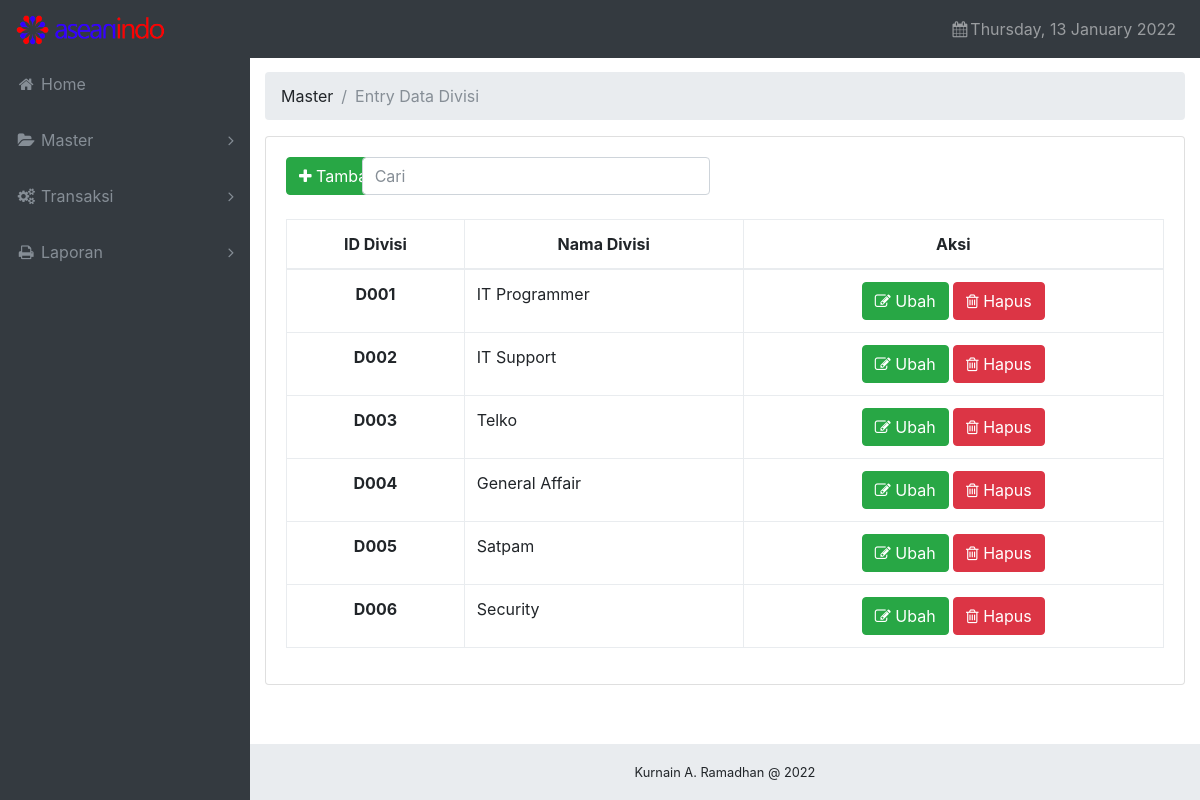
Page /MasterDivisi on the committed database.
### tables this page shows
CREATE TABLE IF NOT EXISTS `divisi` (
  `IDDivisi` varchar(4) NOT NULL COMMENT 'Format: D999',
  `NamaDivisi` varchar(15) DEFAULT NULL,
  PRIMARY KEY (`IDDivisi`)
);

### application/libraries/Template.php (called while the page is built)
<?php
	Class Template
	{
		Private $CI;
		Var $template_data = array();
		Public Function __Construct()
		{
			$this -> CI =& get_instance();
		}
		Public Function set($content_area, $value)
		{
			$this -> template_data[$content_area] = $value;
		}
		Public Function load($template = '', $name ='', $view = '' , $view_data = array(), $return = FALSE)
		{
			$this -> set($name , $this->CI->load->view($view, $view_data, TRUE));
			$this -> CI -> load ->view('layouts/'.$template, $this->template_data);
		}
	}
?>

### application/controllers/MasterDivisi.php (called while the page is built, shortened)
<?php
	Class MasterDivisi Extends CI_Controller
	{
		Public Function Index()
		{
			$data['DaftarDivisi'] = $this -> M_MasterDivisi -> DaftarDivisi();
			$this->template->load('default_layout', 'contents' , 'master/divisi/divisi-list', $data);
		}
	}
?>

### index.php (called while the page is built, shortened)
<?php
require_once BASEPATH.'core/CodeIgniter.php';

### application/models/M_MasterDivisi.php (called while the page is built, shortened)
<?php
	Class M_MasterDivisi Extends CI_Model
	{
		Public Function DaftarDivisi()
		{
			$user = array();
			$sql = "SELECT * FROM divisi ORDER BY IDDivisi";
			$qry = $this->db->query($sql);
			if($qry->num_rows() > 0)
			{
				foreach($qry->result_array() as $rows)
				{
					$user[$rows['IDDivisi']] = $rows;
				}
			}
			return $user;
		}
	}
?>

### application/views/master/divisi/divisi-list.php (the view, shortened to what this page needs)
<div class="container-fluid">
	<ol class="breadcrumb">
		<li class="breadcrumb-item">Master</li>
		<li class="breadcrumb-item active">Entry Data Divisi</li>
	</ol>
	<div class="card mb-3">
		<div class="card-body">
			<div class="row">
				<div class="col-sm-1">
					<button type="button" id="btn_tambah" class="btn btn-success" style="cursor:pointer;"><i class="fa fa-plus"></i> Tambah</button>
				</div>
				<div class="col-sm-5">
					<input class="form-control" id="CariDivisi" type="text" placeholder="Cari" autofocus>
				</div>
			</div>
			<br/>
			<div class="row">
				<div class="col-lg-12">
					<table class="table table-bordered" width="100%" cellspacing="0" id="table-divisi">
						<thead>
							<tr align="center">
								<th>ID Divisi</th>
								<th>Nama Divisi</th>
								<th>Aksi</th>
							</tr>
						</thead>
						<tbody id="data-divisi">
							<?php foreach($DaftarDivisi as $data => $rows) : ?>
							<tr>
								<td style="text-align: center; font-weight: bold;"><?php echo $rows['IDDivisi']; ?></td>
								<td><?php echo $rows['NamaDivisi']; ?></td>
								<td style="text-align: center;">
									<button type="button" data-id="<?php echo $rows['IDDivisi']; ?>" class="btn btn-success btn-edit" style="cursor:pointer;"><i class="fa fa-pencil-square-o"></i> Ubah</button>
									<button type="button" data-id="<?php echo $rows['IDDivisi']; ?>" class="btn btn-danger btn-hapus" style="cursor:pointer;"><i class="fa fa-trash-o" style="cursor:pointer;"></i> Hapus</button>
								</td>
							</tr>
							<?php endforeach; ?>
						</tbody>
					</table>
				</div>
			</div>
		</div>
	</div>
</div>

### application/views/layouts/default_layout.php (shortened to what this page needs)
<!DOCTYPE html>
<html lang="en">
<head>
	<link href="<?php echo base_url();?>assets/vendor/bootstrap/css/bootstrap.min.css" rel="stylesheet">
	<link href="<?php echo base_url();?>assets/vendor/font-awesome/css/font-awesome.min.css" rel="stylesheet" type="text/css">
	<link href="<?php echo base_url();?>assets/css/sb-admin.css" rel="stylesheet">
	<link rel="stylesheet" href="<?php echo base_url();?>assets/vendor/alertify/css/alertify.css">
</head>
<body class="fixed-nav sticky-footer bg-dark" id="page-top">
	<nav class="navbar navbar-expand-lg navbar-dark bg-dark fixed-top" id="mainNav">
		<a class="navbar-brand" href="<?php echo site_url('Home')?>"><img src="<?php echo base_url();?>assets/img/aseanindo.png" height="30"></a>
		<div class="collapse navbar-collapse" id="navbarResponsive">
			<ul class="navbar-nav navbar-sidenav" id="exampleAccordion">
				<li class="nav-item" data-toggle="tooltip" data-placement="right" title="Dashboard">
					<a class="nav-link" href="<?php echo site_url('Home')?>">
						<i class="fa fa-fw fa-home"></i>
						<span class="nav-link-text">Home</span>
					</a>
				</li>
				<li class="nav-item" data-toggle="tooltip" data-placement="right" title="Menu Levels">
					<a class="nav-link nav-link-collapse collapsed" data-toggle="collapse" href="#MasterData" data-parent="#exampleAccordion">
						<i class="fa fa-fw fa-folder-open"></i>
						<span class="nav-link-text">Master</span>
					</a>
				</li>
				<li class="nav-item" data-toggle="tooltip" data-placement="right" title="Menu Levels">
					<a class="nav-link nav-link-collapse collapsed" data-toggle="collapse" href="#Transaksi" data-parent="#exampleAccordion">
						<i class="fa fa-fw fa-cogs"></i>
						<span class="nav-link-text">Transaksi</span>
					</a>
				</li>
				<li class="nav-item" data-toggle="tooltip" data-placement="right" title="Menu Levels">
					<a class="nav-link nav-link-collapse collapsed" data-toggle="collapse" href="#Laporan" data-parent="#exampleAccordion">
						<i class="fa fa-fw fa-print"></i>
						<span class="nav-link-text">Laporan</span>
					</a>
				</li>
			</ul>
			<ul class="navbar-nav ml-auto">
				<li class="nav-item">
					<a class="nav-link" data-toggle="modal" data-target="#exampleModal">
					<i class="fa fa-fw fa-calendar"></i><?php echo date("l, d F Y"); ?></a>
				</li>
			</ul>
		</div>
	</nav>
	<div class="content-wrapper">
		<?php echo $contents;?>
		<footer class="sticky-footer">
		<div class="container">
			<div class="text-center">
				<small>Kurnain A. Ramadhan @ <?php echo date("Y"); ?></small>
			</div>
		</div>
		</footer>
	</div>
</body>
</html>

### assets/css/sb-admin.css (style rules this page uses)
html { position: relative; min-height: 100%; }
body { overflow-x: hidden; }
body.sticky-footer { margin-bottom: 56px; }
body.sticky-footer .content-wrapper { min-height: calc(100vh - 56px - 56px); }
body.fixed-nav { padding-top: 56px; }
.content-wrapper { min-height: calc(100vh - 56px); padding-top: 1rem; }
#mainNav .navbar-collapse { overflow: auto; max-height: 75vh; }
#mainNav .navbar-collapse .navbar-nav .nav-item .nav-link { cursor: pointer; }
#mainNav .navbar-collapse .navbar-sidenav .nav-link-collapse:after { float: right; content: '\f107'; font-family: 'FontAwesome'; }
#mainNav .navbar-collapse .navbar-sidenav .nav-link-collapse.collapsed:after { content: '\f105'; }
@media (min-width: 992px) { #mainNav .navbar-brand { width: 250px; } }
@media (min-width: 992px) { #mainNav .navbar-collapse { overflow: visible; max-height: none; } }
@media (min-width: 992px) { #mainNav .navbar-collapse .navbar-sidenav { position: absolute; top: 0; left: 0; overflow-x: hidden; overflow-y: auto; -webkit-flex-direction: column; -ms-flex-direction: column; flex-direction: column; margin-top: 56px; } }
@media (min-width: 992px) { #mainNav .navbar-collapse .navbar-sidenav > .nav-item { width: 250px; padding: 0; } }
@media (min-width: 992px) { #mainNav .navbar-collapse .navbar-sidenav > .nav-item > .nav-link { padding: 1em; } }
@media (min-width: 992px) { #mainNav.fixed-top .navbar-sidenav { height: calc(100vh - 112px); } }
.content-wrapper { overflow-x: hidden; background: white; }
@media (min-width: 992px) { .content-wrapper { margin-left: 250px; } }
#mainNav.navbar-dark .navbar-collapse .navbar-sidenav .nav-link-collapse:after { color: #868e96; }
#mainNav.navbar-dark .navbar-collapse .navbar-sidenav > .nav-item > .nav-link { color: #868e96; }
@media (min-width: 992px) { #mainNav.navbar-dark .navbar-collapse .navbar-sidenav { background: #343a40; } }
footer.sticky-footer { position: absolute; right: 0; bottom: 0; width: 100%; height: 56px; background-color: #e9ecef; line-height: 55px; }
@media (min-width: 992px) { footer.sticky-footer { width: calc(100% - 250px); } }
.btn-group-vertical>.btn-group:after,.btn-group-vertical>.btn-group:before,.btn-toolbar:after,.btn-toolbar:before,.clearfix:after,.clearfix:before,.container-fluid:after,.container-fluid:before,.container:after,.container:before,.dl-horizontal dd:after,.dl-horizontal dd:before,.form-horizontal .form-group:after,.form-horizontal .form-group:before,.modal-footer:after,.modal-footer:before,.modal-header:after,.modal-header:before,.nav:after,.nav:before,.navbar-collapse:after,.navbar-collapse:before,.navbar-header:after,.navbar-header:before,.navbar:after,.navbar:before,.pager:after,.pager:before,.panel-body:after,.panel-body:before,.row:after,.row:before { display:table; content:" " }
.btn-group-vertical>.btn-group:after,.btn-toolbar:after,.clearfix:after,.container-fluid:after,.container:after,.dl-horizontal dd:after,.form-horizontal .form-group:after,.modal-footer:after,.modal-header:after,.nav:after,.navbar-collapse:after,.navbar-header:after,.navbar:after,.pager:after,.panel-body:after,.row:after { clear:both }

### rows in the picture
divisi: IDDivisi "D001", NamaDivisi "IT Programmer"
divisi: IDDivisi "D002", NamaDivisi "IT Support"
divisi: IDDivisi "D003", NamaDivisi "Telko"
divisi: IDDivisi "D004", NamaDivisi "General Affair"
divisi: IDDivisi "D005", NamaDivisi "Satpam"
divisi: IDDivisi "D006", NamaDivisi "Security"
